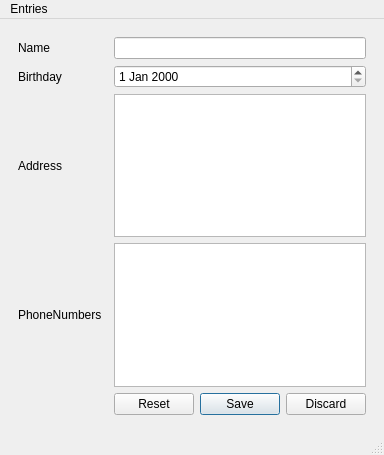
<?xml version="1.0" encoding="UTF-8"?>
<ui version="4.0">
 <class>MainWindow</class>
 <widget class="QMainWindow" name="MainWindow">
  <property name="geometry">
   <rect>
    <x>0</x>
    <y>0</y>
    <width>361</width>
    <height>455</height>
   </rect>
  </property>
  <property name="windowTitle">
   <string>MainWindow</string>
  </property>
  <widget class="QWidget" name="centralwidget">
   <layout class="QGridLayout" name="gridLayout">
    <item row="0" column="0">
     <widget class="QStackedWidget" name="stackedWidget">
      <property name="currentIndex">
       <number>1</number>
      </property>
      <widget class="QWidget" name="ListPage">
       <layout class="QGridLayout" name="gridLayout_2">
        <item row="0" column="0">
         <widget class="QListWidget" name="listWidget"/>
        </item>
       </layout>
      </widget>
      <widget class="QWidget" name="DetailsPage">
       <layout class="QGridLayout" name="gridLayout_3">
        <item row="0" column="2">
         <widget class="QLineEdit" name="NameEdit"/>
        </item>
        <item row="1" column="0">
         <widget class="QLabel" name="Birthday">
          <property name="text">
           <string>Birthday</string>
          </property>
         </widget>
        </item>
        <item row="2" column="2">
         <widget class="QPlainTextEdit" name="AddressEdit"/>
        </item>
        <item row="0" column="0">
         <widget class="QLabel" name="Name">
          <property name="text">
           <string>Name</string>
          </property>
         </widget>
        </item>
        <item row="4" column="2">
         <widget class="QPlainTextEdit" name="PhoneNumbersEdit"/>
        </item>
        <item row="4" column="0">
         <widget class="QLabel" name="PhoneNumbers">
          <property name="text">
           <string>PhoneNumbers</string>
          </property>
         </widget>
        </item>
        <item row="1" column="2">
         <widget class="QDateEdit" name="BirthdayEdit"/>
        </item>
        <item row="2" column="0" colspan="2">
         <widget class="QLabel" name="Address">
          <property name="text">
           <string>Address</string>
          </property>
         </widget>
        </item>
        <item row="5" column="2">
         <widget class="QDialogButtonBox" name="buttonBox">
          <property name="standardButtons">
           <set>QDialogButtonBox::Discard|QDialogButtonBox::Reset|QDialogButtonBox::Save</set>
          </property>
         </widget>
        </item>
       </layout>
      </widget>
     </widget>
    </item>
   </layout>
  </widget>
  <widget class="QMenuBar" name="menubar">
   <property name="geometry">
    <rect>
     <x>0</x>
     <y>0</y>
     <width>361</width>
     <height>21</height>
    </rect>
   </property>
   <widget class="QMenu" name="menuEntries">
    <property name="title">
     <string>Entries</string>
    </property>
    <addaction name="actionAdd"/>
    <addaction name="actionEdit"/>
    <addaction name="actionRemove"/>
   </widget>
   <addaction name="menuEntries"/>
  </widget>
  <widget class="QStatusBar" name="statusbar"/>
  <action name="actionAdd">
   <property name="text">
    <string>Add</string>
   </property>
  </action>
  <action name="actionEdit">
   <property name="text">
    <string>Edit</string>
   </property>
  </action>
  <action name="actionRemove">
   <property name="text">
    <string>Remove</string>
   </property>
  </action>
 </widget>
 <resources/>
 <connections/>
</ui>
